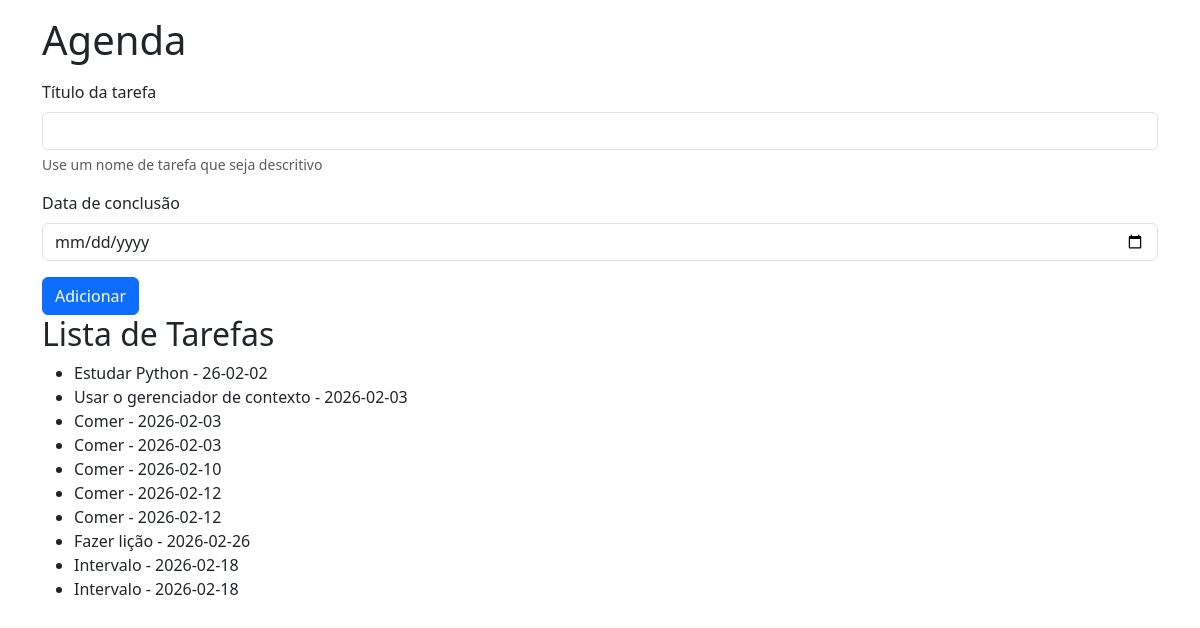
Page /agenda on the earlier database version.
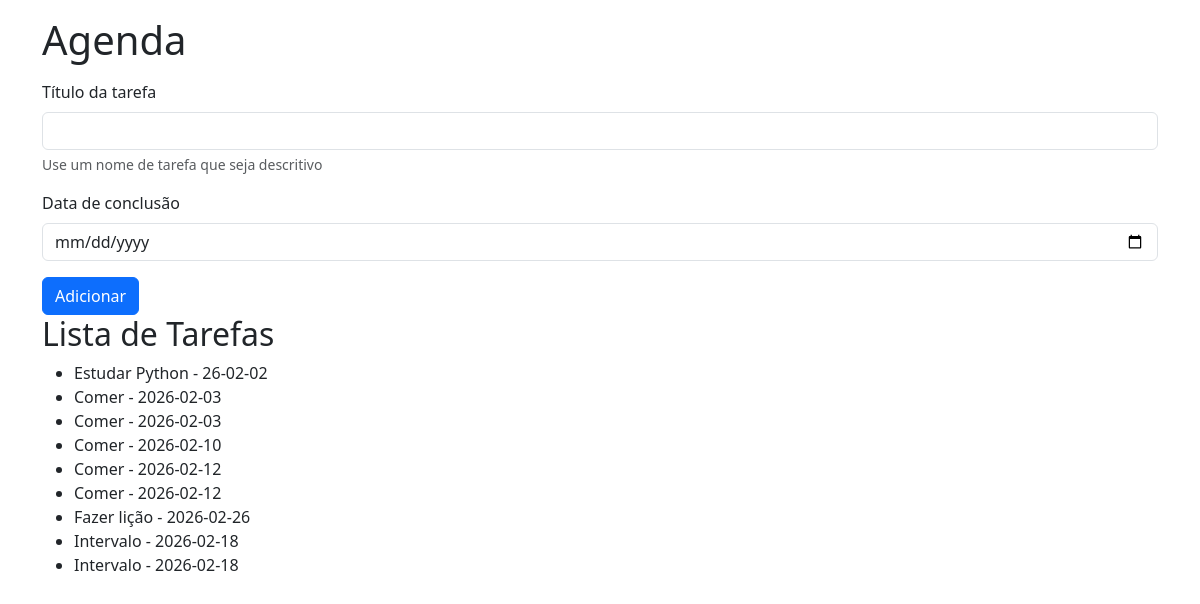
Same page on the later database version.
### tables this page shows
CREATE TABLE tarefas (
        id INTEGER PRIMARY KEY AUTOINCREMENT,
        titulo_tarefa TEXT NOT NULL,
        data_conclusao TEXT);

### app.py (the view)
@app.route('/agenda', methods=['GET', 'POST'])
def agenda():
    tarefa = None
    if request.method == 'POST':
        titulo_tarefa = request.form['titulo-tarefa']
        data_conclusao = request.form['data-conclusao']
        tarefa = Tarefa(titulo_tarefa, data_conclusao)
        tarefa.salvar_tarefa()
    tarefas = Tarefa.obter_tarefas()
    return render_template('agenda.html', titulo='Agenda', tarefas=tarefas)

### models/database.py (called while the page is built)
    def buscar_tudo(self, query: str, params: tuple = ()) -> list[Any]:
        self.cursor.execute(query, params)
        return self.cursor.fetchall()

    def close(self) -> None:
        self.connection.close()

    def __enter__(self) -> Self:
        return self

    def __exit__(self, exc_type: Optional[Type[BaseException]], exc_value: Optional[BaseException], tb: Optional[TracebackType]) -> None:
        if exc_type is not None:
            print('Exceção caprturada no contexto:')
            print(f'Tipo: {exc_type.__name__}')
            print(f'Mensagem: {exc_value}')
            print('Traceback completo:')
            traceback.print_tb(tb)
        self.close()

### models/tarefa.py (called while the page is built)
    @classmethod
    def obter_tarefas(cls) -> list[Self]:
        with Database('./data/tarefas.sqlite3') as db:
            query: str = 'SELECT titulo_tarefa, data_conclusao FROM tarefas;'
            resultados: list[Any] = db.buscar_tudo(query)
            tarefas: list[Self] = [cls(titulo, data) for titulo, data in resultados]
            return tarefas

### templates/agenda.html
    {% extends "base.html" %}
    {% block content %}
    <form class="mt-3" method="POST">
            <div class="mb-3">
                <label for="titulo-tarefa" class="form-label">Título da tarefa</label>
                <input type="text" class="form-control" name = "titulo-tarefa" d="titulo-tarefa" aria-describedby="ajudaNomeTarefa" required>
                <div id="ajudaNomeTarefa" class="form-text">Use um nome de tarefa que seja descritivo</div>
            </div>
            <div class="mb-3">
                <label for="data-conclusao" class="form-label">Data de conclusão</label>
                <input type="date" class="form-control" name="data-conclusao" id="data-conclusao">
            </div>
            <button type="submit" class="btn btn-primary">Adicionar</button>
    </form>
<h2>Lista de Tarefas</h2>
    {% if tarefas %}
        <ul>
            {% for tarefa in tarefas %}
                <li>{{ tarefa.titulo_tarefa }} - {{ tarefa.data_conclusao }}</li>
            {% endfor %}
        </ul>
    {% else %}
        <p>Nenhuma tarefa cadastrada</p>
    {% endif %}
    {% endblock %}

### templates/base.html (shortened to what this page needs)
<!DOCTYPE html>
<html lang="pt-br">
<head>
    <link rel="stylesheet" href="{{ url_for('static', filename='style.css') }}">
    <link href="https://cdn.jsdelivr.net/npm/bootstrap@5.3.8/dist/css/bootstrap.min.css" rel="stylesheet">
</head>
<body class="container ">
    <h1 class="mt-3">{{ titulo }}</h1>
    {% block content %}{% endblock %}
</body>
</html>

Differences in the rows shown:
removed tarefas: titulo_tarefa "Usar o gerenciador de contexto", data_conclusao "2026-02-03"
